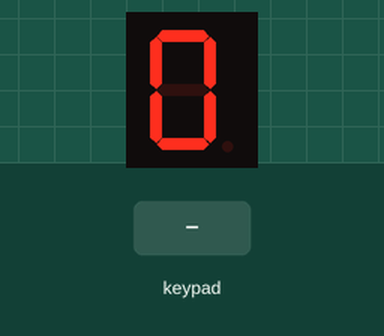
This sketch was run on a simulated Arduino Uno, built with avr-gcc and run on an emulated ATmega328P. On the bench: 1-digit seven-segment display. Wiring (inferred from the names in the program): 1-digit 7-segment display, segments lit when HIGH: segments A1, A2, A5, A4, A3, A0, pin 10. The test bench sets the inputs (shaded band). The segment pins are drawn as the display they are named for.

Above: at 1.2 s.
1.3 s: keypad keys 9 8 7 6 # pressed 0.4 s apart
At 2.98 s:
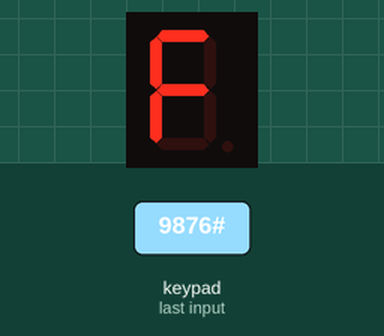
4.8 s: key 'A' pressed
At 4.88 s:
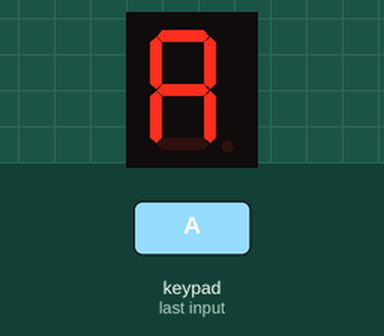
6.4 s: key 'C' pressed
At 6.48 s:
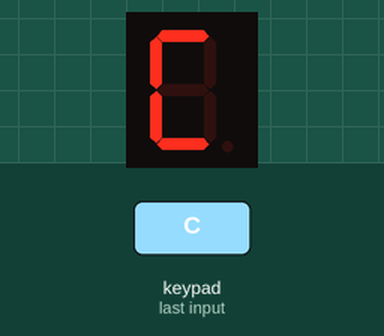
8.0 s: keypad keys 9 8 7 6 * pressed 0.4 s apart
At 9.68 s:
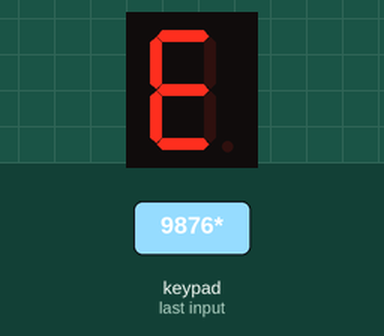
11.5 s: key 'D' pressed
At 11.58 s:
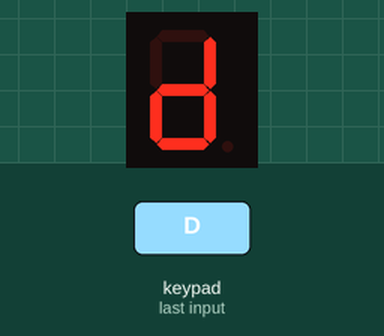
Timing chart, 0 to 14.1 s (numbered marks = the images above; inputs shaded):
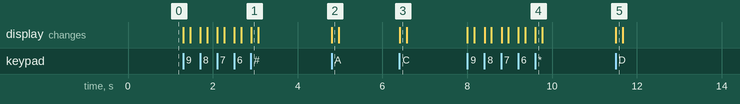

Measured:
- after the input at 1.3 s, the display: first changes at once (image 1 shows a later state)
- after the input at 4.8 s, the display: changes at once (image 2)
- after the input at 6.4 s, the display: changes at once (image 3)
- after the input at 8.0 s, the display: first changes at once (image 4 shows a later state)
- after the input at 11.5 s, the display: changes at once (image 5)

The sketch:

Teclado_con_display_7segmento.ino
```cpp
/*
  Fundación Kinal
  Centro Educativo Técnico Labral Kinal
  Electrónica
  Grado: Quinto
  Sección: A
  Curso: Taller de Electrónica Digital y Reparación de Computadoras I
  Nombre: Álvaro Anzueto Rodas
  Carné: 2019373
*/

#define A A1
#define B A2
#define C A5
#define D A4
#define E A3
#define F A0
#define G 10

#include <Keypad.h>  // importa libreria Keypad


const byte FILAS = 4;           // define numero de filas
const byte COLUMNAS = 4;        // define numero de columnas
char keys[FILAS][COLUMNAS] = {  // define la distribucion de teclas
  { '1', '2', '3', 'A' },
  { '4', '5', '6', 'B' },
  { '7', '8', '9', 'C' },
  { '*', '0', '#', 'D' }
};

byte pinesFilas[FILAS] = { 9, 8, 7, 6 };        // pines correspondientes a las filas
byte pinesColumnas[COLUMNAS] = { 5, 4, 3, 2 };  // pines correspondientes a las columnas

Keypad teclado = Keypad(makeKeymap(keys), pinesFilas, pinesColumnas, FILAS, COLUMNAS);  // crea objeto

char tecla;

void setup() {
  pinMode(A, OUTPUT);
  pinMode(B, OUTPUT);
  pinMode(C, OUTPUT);
  pinMode(D, OUTPUT);
  pinMode(E, OUTPUT);
  pinMode(F, OUTPUT);
  pinMode(G, OUTPUT);
  }

void loop() {

  tecla = teclado.getKey();  // obtiene tecla presionada y asigna a variable

  if (teclado.getState() == NO_KEY) { //si el estado del teclado es que nada está pulsado, sacará cero

    digitalWrite(A, HIGH);
    digitalWrite(B, HIGH);
    digitalWrite(C, HIGH);
    digitalWrite(D, HIGH);
    digitalWrite(E, HIGH);
    digitalWrite(F, HIGH);
    digitalWrite(G, LOW);

  }

  else { //si una tecla se presiona, mostrará un simbolo, durante este se mantenga presionado
    switch (tecla) {//sacará un número diferente

      case ('1'):
        {
          digitalWrite(A, LOW);
          digitalWrite(B, HIGH);
          digitalWrite(C, HIGH);
          digitalWrite(D, LOW);
          digitalWrite(E, LOW);
          digitalWrite(F, LOW);
          digitalWrite(G, LOW);
          break;
        }


      case ('2'):
        {
          digitalWrite(A, HIGH);
          digitalWrite(B, HIGH);
          digitalWrite(C, LOW);
          digitalWrite(D, HIGH);
          digitalWrite(E, HIGH);
          digitalWrite(F, LOW);
          digitalWrite(G, HIGH);
          break;
        }

      case ('3'):
        {
          digitalWrite(A, HIGH);
          digitalWrite(B, HIGH);
          digitalWrite(C, HIGH);
          digitalWrite(D, HIGH);
          digitalWrite(E, LOW);
          digitalWrite(F, LOW);
          digitalWrite(G, HIGH);
          break;
        }

      case ('4'):
        {
          digitalWrite(A, LOW);
          digitalWrite(B, HIGH);
          digitalWrite(C, HIGH);
          digitalWrite(D, LOW);
          digitalWrite(E, LOW);
          digitalWrite(F, HIGH);
          digitalWrite(G, HIGH);
          break;
        }

      case ('5'):
        {
          digitalWrite(A, HIGH);
          digitalWrite(B, LOW);
          digitalWrite(C, HIGH);
          digitalWrite(D, HIGH);
          digitalWrite(E, LOW);
          digitalWrite(F, HIGH);
          digitalWrite(G, HIGH);
          break;
        }

      case ('6'):
        {
          digitalWrite(A, HIGH);
          digitalWrite(B, LOW);
          digitalWrite(C, HIGH);
          digitalWrite(D, HIGH);
          digitalWrite(E, HIGH);
          digitalWrite(F, HIGH);
          digitalWrite(G, HIGH);
          break;
        }

      case ('7'):
        {
          digitalWrite(A, HIGH);
          digitalWrite(B, HIGH);
          digitalWrite(C, HIGH);
          digitalWrite(D, LOW);
          digitalWrite(E, LOW);
          digitalWrite(F, LOW);
          digitalWrite(G, LOW);
          break;
        }

      case ('8'):
        {
          digitalWrite(A, HIGH);
          digitalWrite(B, HIGH);
          digitalWrite(C, HIGH);
          digitalWrite(D, HIGH);
          digitalWrite(E, HIGH);
          digitalWrite(F, HIGH);
          digitalWrite(G, HIGH);
          break;
        }

      case ('9'):
        {
          digitalWrite(A, HIGH);
          digitalWrite(B, HIGH);
          digitalWrite(C, HIGH);
          digitalWrite(D, LOW);
          digitalWrite(E, LOW);
          digitalWrite(F, HIGH);
          digitalWrite(G, HIGH);
          break;
        }

      case ('A'):
        {
          digitalWrite(A, HIGH);
          digitalWrite(B, HIGH);
          digitalWrite(C, HIGH);
          digitalWrite(D, LOW);
          digitalWrite(E, HIGH);
          digitalWrite(F, HIGH);
          digitalWrite(G, HIGH);
          break;
        }

      case ('B'):
        {
          digitalWrite(A, LOW);
          digitalWrite(B, LOW);
          digitalWrite(C, HIGH);
          digitalWrite(D, HIGH);
          digitalWrite(E, HIGH);
          digitalWrite(F, HIGH);
          digitalWrite(G, HIGH);
          break;
        }

      case ('C'):
        {
          digitalWrite(A, HIGH);
          digitalWrite(B, LOW);
          digitalWrite(C, LOW);
          digitalWrite(D, HIGH);
          digitalWrite(E, HIGH);
          digitalWrite(F, HIGH);
          digitalWrite(G, LOW);
          break;
        }

      case ('D'):
        {
          digitalWrite(A, LOW);
          digitalWrite(B, HIGH);
          digitalWrite(C, HIGH);
          digitalWrite(D, HIGH);
          digitalWrite(E, HIGH);
          digitalWrite(F, LOW);
          digitalWrite(G, HIGH);
          break;
        }

      case ('*'):
        {
          digitalWrite(A, HIGH);
          digitalWrite(B, LOW);
          digitalWrite(C, LOW);
          digitalWrite(D, HIGH);
          digitalWrite(E, HIGH);
          digitalWrite(F, HIGH);
          digitalWrite(G, HIGH);
          break;
        }

      case ('0'):
        {
          digitalWrite(A, HIGH);
          digitalWrite(B, HIGH);
          digitalWrite(C, HIGH);
          digitalWrite(D, HIGH);
          digitalWrite(E, HIGH);
          digitalWrite(F, HIGH);
          digitalWrite(G, LOW);
          break;
        }

      case ('#'):
        {
          digitalWrite(A, HIGH);
          digitalWrite(B, LOW);
          digitalWrite(C, LOW);
          digitalWrite(D, LOW);
          digitalWrite(E, HIGH);
          digitalWrite(F, HIGH);
          digitalWrite(G, HIGH);
          break;
        }

    }

  }

}
```
